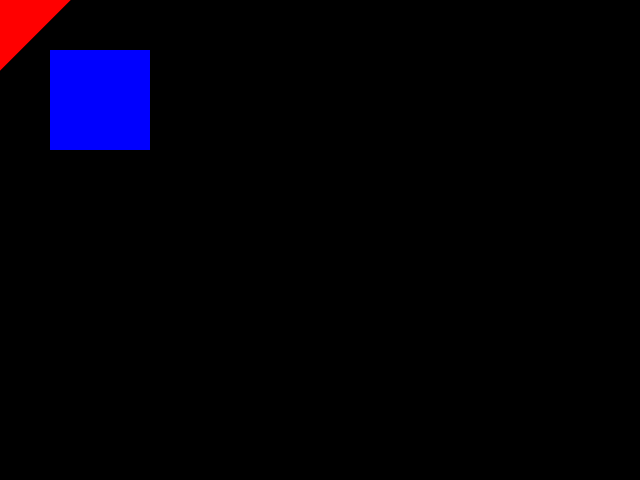
Frame 1 (no input)
Frame 60 (the mouse pressed at the canvas centre just before this capture): identical to frame 1, image omitted
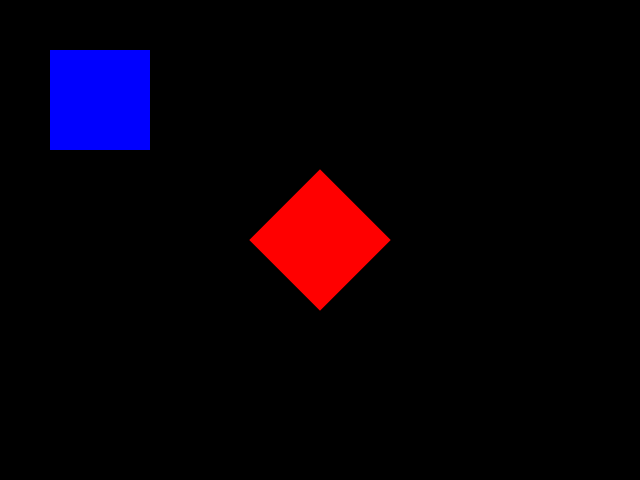
Frame 120 (the mouse held since frame 60 and released just before this capture)

The Processing sketch that drew these frames (run headless with seeded random() and noise(); from frame 60 on, the mouse is pressed at the canvas centre):

// Processing sketch: processing_52584
// ── processing_52584.pde

float bob = 45;

void setup(){
  size(640,480);
}

void draw(){
  background(0);
  noStroke();
  rectMode(CENTER);

  fill(0,0,255);
  rect(100,100,100,100);

  fill(255,0,0);
  pushMatrix();
  translate(mouseX,mouseY);
  rotate(radians(bob));
  rect(0,0,100,100);
  popMatrix();

  if(keyPressed){
    if(key==' '){  //fire when spacebar is pressed
    bob += 10;
    }
  }
}
